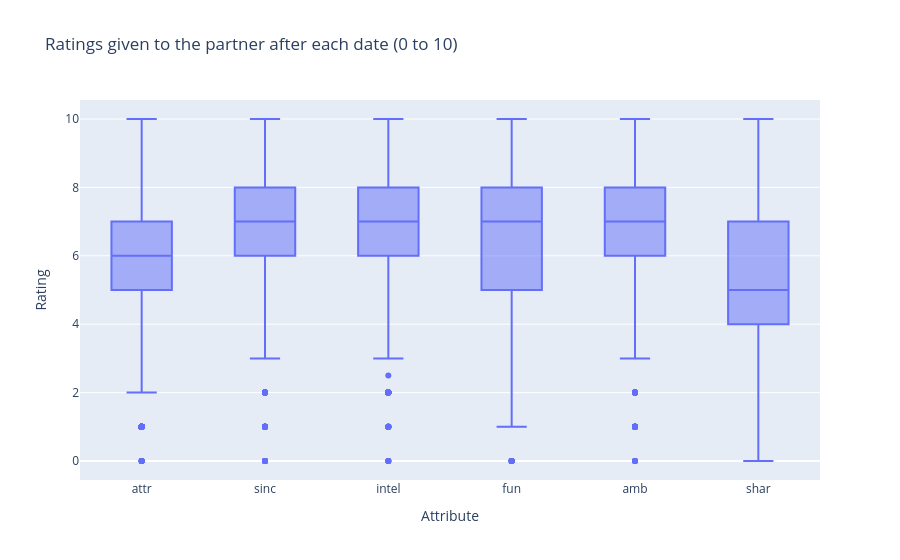

Write notebook code for a chart like this one.
### Code cell
fig = px.box(df, y=ratings,
             title="Ratings given to the partner after each date (0 to 10)",
             labels={"value": "Rating", "variable": "Attribute"})
fig.show()

### Figure 1 — Plotly figure (JSON) as saved in the notebook; plotly's stock layout.template omitted (floating-point values rounded to 4 significant figures; data arrays with more than 128 entries replaced by an {"elided": "..."} marker saying what was removed)
{"data": [{"alignmentgroup": "True", "hovertemplate": "Attribute=%{x}<br>Rating=%{y}<extra></extra>", "legendgroup": "", "marker": {"color": "#636efa"}, "name": "", "notched": false, "offsetgroup": "", "orientation": "v", "showlegend": false, "type": "box", "x": {"elided": "40896 str values"}, "x0": " ", "xaxis": "x", "y": {"elided": "40896 float values"}, "y0": " ", "yaxis": "y"}], "layout": {"boxmode": "group", "legend": {"tracegroupgap": 0}, "title": {"text": "Ratings given to the partner after each date (0 to 10)"}, "xaxis": {"anchor": "y", "domain": [0, 1], "title": {"text": "Attribute"}}, "yaxis": {"anchor": "x", "domain": [0, 1], "title": {"text": "Rating"}}}}
